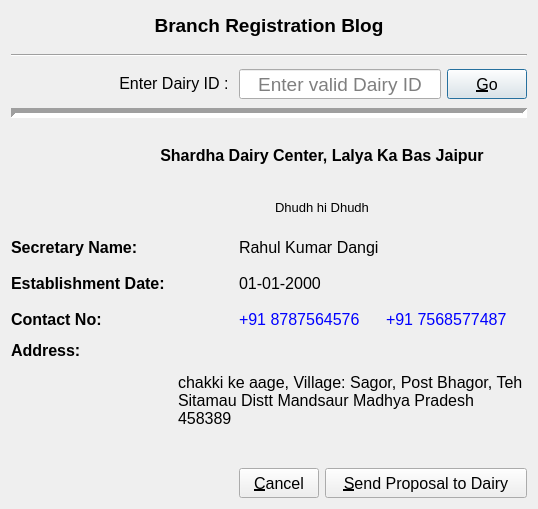
<?xml version="1.0" encoding="UTF-8"?>
<ui version="4.0">
 <class>SendProposal</class>
 <widget class="QWidget" name="SendProposal">
  <property name="geometry">
   <rect>
    <x>0</x>
    <y>0</y>
    <width>538</width>
    <height>509</height>
   </rect>
  </property>
  <property name="windowTitle">
   <string>Form</string>
  </property>
  <layout class="QGridLayout" name="gridLayout">
   <item row="0" column="0" colspan="7">
    <widget class="QLabel" name="titleLabel">
     <property name="sizePolicy">
      <sizepolicy hsizetype="Preferred" vsizetype="Fixed">
       <horstretch>0</horstretch>
       <verstretch>0</verstretch>
      </sizepolicy>
     </property>
     <property name="minimumSize">
      <size>
       <width>0</width>
       <height>30</height>
      </size>
     </property>
     <property name="maximumSize">
      <size>
       <width>16777215</width>
       <height>30</height>
      </size>
     </property>
     <property name="font">
      <font>
       <pointsize>14</pointsize>
       <weight>75</weight>
       <bold>true</bold>
      </font>
     </property>
     <property name="text">
      <string>&lt;html&gt;&lt;p align=&quot;center&quot;&gt;&lt;font &gt;Branch Registration Blog&lt;/font&gt;&lt;/p&gt;&lt;/html&gt;</string>
     </property>
    </widget>
   </item>
   <item row="1" column="0" colspan="7">
    <widget class="Line" name="line">
     <property name="sizePolicy">
      <sizepolicy hsizetype="Preferred" vsizetype="Fixed">
       <horstretch>0</horstretch>
       <verstretch>0</verstretch>
      </sizepolicy>
     </property>
     <property name="minimumSize">
      <size>
       <width>0</width>
       <height>16</height>
      </size>
     </property>
     <property name="maximumSize">
      <size>
       <width>16777215</width>
       <height>16</height>
      </size>
     </property>
     <property name="orientation">
      <enum>Qt::Horizontal</enum>
     </property>
    </widget>
   </item>
   <item row="2" column="0" colspan="3">
    <widget class="QLabel" name="enterDIDLabel">
     <property name="sizePolicy">
      <sizepolicy hsizetype="Preferred" vsizetype="Fixed">
       <horstretch>0</horstretch>
       <verstretch>0</verstretch>
      </sizepolicy>
     </property>
     <property name="minimumSize">
      <size>
       <width>150</width>
       <height>30</height>
      </size>
     </property>
     <property name="maximumSize">
      <size>
       <width>16777215</width>
       <height>30</height>
      </size>
     </property>
     <property name="font">
      <font>
       <pointsize>12</pointsize>
      </font>
     </property>
     <property name="text">
      <string>&lt;html&gt;&lt;p align = &quot;right&quot;&gt;&lt;font &gt;Enter Dairy ID : &lt;/font&gt;&lt;/p&gt;&lt;/html&gt;</string>
     </property>
     <property name="buddy">
      <cstring>DairyIDEdit</cstring>
     </property>
    </widget>
   </item>
   <item row="2" column="3" colspan="3">
    <widget class="QLineEdit" name="DairyIDEdit">
     <property name="sizePolicy">
      <sizepolicy hsizetype="Preferred" vsizetype="Fixed">
       <horstretch>0</horstretch>
       <verstretch>0</verstretch>
      </sizepolicy>
     </property>
     <property name="minimumSize">
      <size>
       <width>0</width>
       <height>30</height>
      </size>
     </property>
     <property name="maximumSize">
      <size>
       <width>16777215</width>
       <height>30</height>
      </size>
     </property>
     <property name="font">
      <font>
       <pointsize>14</pointsize>
      </font>
     </property>
     <property name="toolTip">
      <string>enter registered dairy id to search</string>
     </property>
     <property name="alignment">
      <set>Qt::AlignCenter</set>
     </property>
     <property name="placeholderText">
      <string>Enter valid Dairy ID</string>
     </property>
     <property name="clearButtonEnabled">
      <bool>true</bool>
     </property>
    </widget>
   </item>
   <item row="2" column="6">
    <widget class="QPushButton" name="goButton">
     <property name="sizePolicy">
      <sizepolicy hsizetype="Preferred" vsizetype="Fixed">
       <horstretch>0</horstretch>
       <verstretch>0</verstretch>
      </sizepolicy>
     </property>
     <property name="minimumSize">
      <size>
       <width>0</width>
       <height>30</height>
      </size>
     </property>
     <property name="maximumSize">
      <size>
       <width>16777215</width>
       <height>30</height>
      </size>
     </property>
     <property name="font">
      <font>
       <pointsize>12</pointsize>
      </font>
     </property>
     <property name="cursor">
      <cursorShape>PointingHandCursor</cursorShape>
     </property>
     <property name="toolTip">
      <string>search for entered dairy</string>
     </property>
     <property name="text">
      <string>&amp;Go</string>
     </property>
     <property name="shortcut">
      <string>Return</string>
     </property>
     <property name="autoDefault">
      <bool>true</bool>
     </property>
     <property name="default">
      <bool>true</bool>
     </property>
    </widget>
   </item>
   <item row="3" column="0" colspan="7">
    <widget class="Line" name="line_2">
     <property name="sizePolicy">
      <sizepolicy hsizetype="Preferred" vsizetype="Fixed">
       <horstretch>0</horstretch>
       <verstretch>0</verstretch>
      </sizepolicy>
     </property>
     <property name="minimumSize">
      <size>
       <width>0</width>
       <height>16</height>
      </size>
     </property>
     <property name="maximumSize">
      <size>
       <width>16777215</width>
       <height>16</height>
      </size>
     </property>
     <property name="font">
      <font>
       <weight>50</weight>
       <bold>false</bold>
      </font>
     </property>
     <property name="lineWidth">
      <number>5</number>
     </property>
     <property name="orientation">
      <enum>Qt::Horizontal</enum>
     </property>
    </widget>
   </item>
   <item row="4" column="0" rowspan="2">
    <widget class="QLabel" name="logoLabel">
     <property name="sizePolicy">
      <sizepolicy hsizetype="Fixed" vsizetype="Fixed">
       <horstretch>0</horstretch>
       <verstretch>0</verstretch>
      </sizepolicy>
     </property>
     <property name="minimumSize">
      <size>
       <width>100</width>
       <height>100</height>
      </size>
     </property>
     <property name="maximumSize">
      <size>
       <width>100</width>
       <height>100</height>
      </size>
     </property>
     <property name="cursor">
      <cursorShape>ForbiddenCursor</cursorShape>
     </property>
     <property name="toolTip">
      <string>dairy logo</string>
     </property>
     <property name="text">
      <string>&lt;html&gt;&lt;head/&gt;&lt;body&gt;&lt;p&gt;&lt;img height=&quot;100&quot;  width =&quot;100&quot;  src=&quot;:/E:/Qt projects/Milk_Dairy_Software/insert_Images/milk_dairy_logo.jpg&quot;/&gt;&lt;/p&gt;&lt;/body&gt;&lt;/html&gt;</string>
     </property>
    </widget>
   </item>
   <item row="4" column="1" colspan="6">
    <widget class="QLabel" name="dairyNameLabel">
     <property name="sizePolicy">
      <sizepolicy hsizetype="Preferred" vsizetype="Fixed">
       <horstretch>0</horstretch>
       <verstretch>0</verstretch>
      </sizepolicy>
     </property>
     <property name="minimumSize">
      <size>
       <width>0</width>
       <height>25</height>
      </size>
     </property>
     <property name="maximumSize">
      <size>
       <width>16777215</width>
       <height>25</height>
      </size>
     </property>
     <property name="font">
      <font>
       <pointsize>12</pointsize>
       <weight>75</weight>
       <bold>true</bold>
      </font>
     </property>
     <property name="toolTip">
      <string>dairy name</string>
     </property>
     <property name="text">
      <string>&lt;html&gt;&lt;p align = &quot;center&quot;&gt;&lt;font&gt;Shardha Dairy Center, Lalya Ka Bas Jaipur&lt;/font&gt;&lt;/p&gt;&lt;/html&gt;</string>
     </property>
    </widget>
   </item>
   <item row="5" column="1" colspan="6">
    <widget class="QLabel" name="tagLabel">
     <property name="sizePolicy">
      <sizepolicy hsizetype="Preferred" vsizetype="Fixed">
       <horstretch>0</horstretch>
       <verstretch>0</verstretch>
      </sizepolicy>
     </property>
     <property name="minimumSize">
      <size>
       <width>0</width>
       <height>20</height>
      </size>
     </property>
     <property name="maximumSize">
      <size>
       <width>16777215</width>
       <height>20</height>
      </size>
     </property>
     <property name="font">
      <font>
       <pointsize>10</pointsize>
      </font>
     </property>
     <property name="toolTip">
      <string>dairy tag line</string>
     </property>
     <property name="text">
      <string>&lt;html&gt;&lt;p align = &quot;center&quot;&gt;&lt;font&gt;Dhudh hi Dhudh&lt;/font&gt;&lt;/p&gt;&lt;/html&gt;</string>
     </property>
    </widget>
   </item>
   <item row="6" column="0" colspan="3">
    <widget class="QLabel" name="SNLabel">
     <property name="sizePolicy">
      <sizepolicy hsizetype="Preferred" vsizetype="Fixed">
       <horstretch>0</horstretch>
       <verstretch>0</verstretch>
      </sizepolicy>
     </property>
     <property name="minimumSize">
      <size>
       <width>200</width>
       <height>30</height>
      </size>
     </property>
     <property name="maximumSize">
      <size>
       <width>16777215</width>
       <height>30</height>
      </size>
     </property>
     <property name="font">
      <font>
       <pointsize>12</pointsize>
       <weight>75</weight>
       <bold>true</bold>
      </font>
     </property>
     <property name="text">
      <string>&lt;html&gt;&lt;p&gt;&lt;font &gt;Secretary Name: &lt;/font&gt;&lt;/p&gt;&lt;/html&gt;</string>
     </property>
    </widget>
   </item>
   <item row="6" column="3" colspan="4">
    <widget class="QLabel" name="secNameLabel">
     <property name="sizePolicy">
      <sizepolicy hsizetype="Preferred" vsizetype="Fixed">
       <horstretch>0</horstretch>
       <verstretch>0</verstretch>
      </sizepolicy>
     </property>
     <property name="minimumSize">
      <size>
       <width>0</width>
       <height>30</height>
      </size>
     </property>
     <property name="maximumSize">
      <size>
       <width>16777215</width>
       <height>30</height>
      </size>
     </property>
     <property name="font">
      <font>
       <pointsize>12</pointsize>
      </font>
     </property>
     <property name="toolTip">
      <string>dairy secretary name</string>
     </property>
     <property name="text">
      <string>&lt;html&gt;&lt;p&gt;&lt;font &gt;Rahul Kumar Dangi&lt;/font&gt;&lt;/p&gt;&lt;/html&gt;</string>
     </property>
    </widget>
   </item>
   <item row="7" column="0" colspan="3">
    <widget class="QLabel" name="EDLabel">
     <property name="sizePolicy">
      <sizepolicy hsizetype="Preferred" vsizetype="Fixed">
       <horstretch>0</horstretch>
       <verstretch>0</verstretch>
      </sizepolicy>
     </property>
     <property name="minimumSize">
      <size>
       <width>200</width>
       <height>30</height>
      </size>
     </property>
     <property name="maximumSize">
      <size>
       <width>16777215</width>
       <height>30</height>
      </size>
     </property>
     <property name="font">
      <font>
       <pointsize>12</pointsize>
       <weight>75</weight>
       <bold>true</bold>
      </font>
     </property>
     <property name="text">
      <string>&lt;html&gt;&lt;p&gt;&lt;font &gt;Establishment Date: &lt;/font&gt;&lt;/p&gt;&lt;/html&gt;</string>
     </property>
    </widget>
   </item>
   <item row="7" column="3" colspan="4">
    <widget class="QLabel" name="estDateLabel">
     <property name="sizePolicy">
      <sizepolicy hsizetype="Preferred" vsizetype="Fixed">
       <horstretch>0</horstretch>
       <verstretch>0</verstretch>
      </sizepolicy>
     </property>
     <property name="minimumSize">
      <size>
       <width>0</width>
       <height>30</height>
      </size>
     </property>
     <property name="maximumSize">
      <size>
       <width>16777215</width>
       <height>30</height>
      </size>
     </property>
     <property name="font">
      <font>
       <pointsize>12</pointsize>
      </font>
     </property>
     <property name="toolTip">
      <string>diary establishment date</string>
     </property>
     <property name="text">
      <string>&lt;html&gt;&lt;p&gt;&lt;font &gt;01-01-2000&lt;/font&gt;&lt;/p&gt;&lt;/html&gt;</string>
     </property>
    </widget>
   </item>
   <item row="8" column="0" colspan="3">
    <widget class="QLabel" name="CNLabel">
     <property name="sizePolicy">
      <sizepolicy hsizetype="Preferred" vsizetype="Fixed">
       <horstretch>0</horstretch>
       <verstretch>0</verstretch>
      </sizepolicy>
     </property>
     <property name="minimumSize">
      <size>
       <width>200</width>
       <height>30</height>
      </size>
     </property>
     <property name="maximumSize">
      <size>
       <width>16777215</width>
       <height>30</height>
      </size>
     </property>
     <property name="font">
      <font>
       <pointsize>12</pointsize>
       <weight>75</weight>
       <bold>true</bold>
      </font>
     </property>
     <property name="text">
      <string>&lt;html&gt;&lt;p&gt;&lt;font &gt;Contact No: &lt;/font&gt;&lt;/p&gt;&lt;/html&gt;</string>
     </property>
    </widget>
   </item>
   <item row="8" column="3" colspan="2">
    <widget class="QLabel" name="pContactLabel">
     <property name="sizePolicy">
      <sizepolicy hsizetype="Preferred" vsizetype="Fixed">
       <horstretch>0</horstretch>
       <verstretch>0</verstretch>
      </sizepolicy>
     </property>
     <property name="minimumSize">
      <size>
       <width>0</width>
       <height>30</height>
      </size>
     </property>
     <property name="maximumSize">
      <size>
       <width>16777215</width>
       <height>30</height>
      </size>
     </property>
     <property name="font">
      <font>
       <pointsize>12</pointsize>
      </font>
     </property>
     <property name="toolTip">
      <string>dairy primary mobile number</string>
     </property>
     <property name="text">
      <string>&lt;html&gt;&lt;p&gt;&lt;font color=&quot;blue&quot;&gt;+91  8787564576&lt;/font&gt;&lt;/p&gt;&lt;/html&gt;</string>
     </property>
    </widget>
   </item>
   <item row="8" column="5" colspan="2">
    <widget class="QLabel" name="contactLabel">
     <property name="sizePolicy">
      <sizepolicy hsizetype="Preferred" vsizetype="Fixed">
       <horstretch>0</horstretch>
       <verstretch>0</verstretch>
      </sizepolicy>
     </property>
     <property name="minimumSize">
      <size>
       <width>0</width>
       <height>30</height>
      </size>
     </property>
     <property name="maximumSize">
      <size>
       <width>16777215</width>
       <height>30</height>
      </size>
     </property>
     <property name="font">
      <font>
       <pointsize>12</pointsize>
      </font>
     </property>
     <property name="toolTip">
      <string>dairy secondary mobile number</string>
     </property>
     <property name="text">
      <string>&lt;html&gt;&lt;p&gt;&lt;font color=&quot;blue&quot; &gt;+91 7568577487&lt;/font&gt;&lt;/p&gt;&lt;/html&gt;</string>
     </property>
    </widget>
   </item>
   <item row="9" column="0" colspan="2">
    <widget class="QLabel" name="ALabel">
     <property name="sizePolicy">
      <sizepolicy hsizetype="Preferred" vsizetype="Fixed">
       <horstretch>0</horstretch>
       <verstretch>0</verstretch>
      </sizepolicy>
     </property>
     <property name="minimumSize">
      <size>
       <width>150</width>
       <height>30</height>
      </size>
     </property>
     <property name="maximumSize">
      <size>
       <width>16777215</width>
       <height>30</height>
      </size>
     </property>
     <property name="font">
      <font>
       <pointsize>12</pointsize>
       <weight>75</weight>
       <bold>true</bold>
      </font>
     </property>
     <property name="text">
      <string>&lt;html&gt;&lt;p&gt;&lt;font &gt;Address: &lt;/font&gt;&lt;/p&gt;&lt;/html&gt;</string>
     </property>
     <property name="alignment">
      <set>Qt::AlignLeading|Qt::AlignLeft|Qt::AlignTop</set>
     </property>
    </widget>
   </item>
   <item row="9" column="2" rowspan="2" colspan="5">
    <widget class="QLabel" name="addressLabel">
     <property name="sizePolicy">
      <sizepolicy hsizetype="Preferred" vsizetype="Fixed">
       <horstretch>0</horstretch>
       <verstretch>0</verstretch>
      </sizepolicy>
     </property>
     <property name="minimumSize">
      <size>
       <width>0</width>
       <height>100</height>
      </size>
     </property>
     <property name="maximumSize">
      <size>
       <width>16777215</width>
       <height>100</height>
      </size>
     </property>
     <property name="font">
      <font>
       <pointsize>12</pointsize>
      </font>
     </property>
     <property name="toolTip">
      <string>dairy office address</string>
     </property>
     <property name="text">
      <string>&lt;html&gt;&lt;p&gt;&lt;font &gt;chakki ke aage, Village: Sagor, Post Bhagor, Teh Sitamau Distt Mandsaur Madhya Pradesh 458389&lt;/font&gt;&lt;/p&gt;&lt;/html&gt;</string>
     </property>
     <property name="alignment">
      <set>Qt::AlignLeading|Qt::AlignLeft|Qt::AlignVCenter</set>
     </property>
     <property name="wordWrap">
      <bool>true</bool>
     </property>
     <property name="textInteractionFlags">
      <set>Qt::TextSelectableByMouse</set>
     </property>
    </widget>
   </item>
   <item row="10" column="0">
    <spacer name="verticalSpacer">
     <property name="orientation">
      <enum>Qt::Vertical</enum>
     </property>
     <property name="sizeHint" stdset="0">
      <size>
       <width>20</width>
       <height>86</height>
      </size>
     </property>
    </spacer>
   </item>
   <item row="11" column="0" colspan="3">
    <spacer name="horizontalSpacer">
     <property name="orientation">
      <enum>Qt::Horizontal</enum>
     </property>
     <property name="sizeHint" stdset="0">
      <size>
       <width>214</width>
       <height>20</height>
      </size>
     </property>
    </spacer>
   </item>
   <item row="11" column="3">
    <widget class="QPushButton" name="cancelButton">
     <property name="sizePolicy">
      <sizepolicy hsizetype="Preferred" vsizetype="Fixed">
       <horstretch>0</horstretch>
       <verstretch>0</verstretch>
      </sizepolicy>
     </property>
     <property name="minimumSize">
      <size>
       <width>0</width>
       <height>30</height>
      </size>
     </property>
     <property name="maximumSize">
      <size>
       <width>16777215</width>
       <height>30</height>
      </size>
     </property>
     <property name="font">
      <font>
       <pointsize>12</pointsize>
      </font>
     </property>
     <property name="cursor">
      <cursorShape>PointingHandCursor</cursorShape>
     </property>
     <property name="toolTip">
      <string>cancel proposal sending</string>
     </property>
     <property name="text">
      <string>&amp;Cancel</string>
     </property>
    </widget>
   </item>
   <item row="11" column="4" colspan="3">
    <widget class="QPushButton" name="sendButton">
     <property name="sizePolicy">
      <sizepolicy hsizetype="Preferred" vsizetype="Fixed">
       <horstretch>0</horstretch>
       <verstretch>0</verstretch>
      </sizepolicy>
     </property>
     <property name="minimumSize">
      <size>
       <width>0</width>
       <height>30</height>
      </size>
     </property>
     <property name="maximumSize">
      <size>
       <width>16777215</width>
       <height>30</height>
      </size>
     </property>
     <property name="font">
      <font>
       <pointsize>12</pointsize>
      </font>
     </property>
     <property name="cursor">
      <cursorShape>PointingHandCursor</cursorShape>
     </property>
     <property name="toolTip">
      <string>press to send proposal of local branch to this dairy</string>
     </property>
     <property name="text">
      <string>&amp;Send Proposal to Dairy</string>
     </property>
    </widget>
   </item>
  </layout>
 </widget>
 <tabstops>
  <tabstop>DairyIDEdit</tabstop>
  <tabstop>goButton</tabstop>
  <tabstop>sendButton</tabstop>
  <tabstop>cancelButton</tabstop>
 </tabstops>
 <resources>
  <include location="../Milk_Dairy_Software/insert_cust_images.qrc"/>
 </resources>
 <connections/>
</ui>
